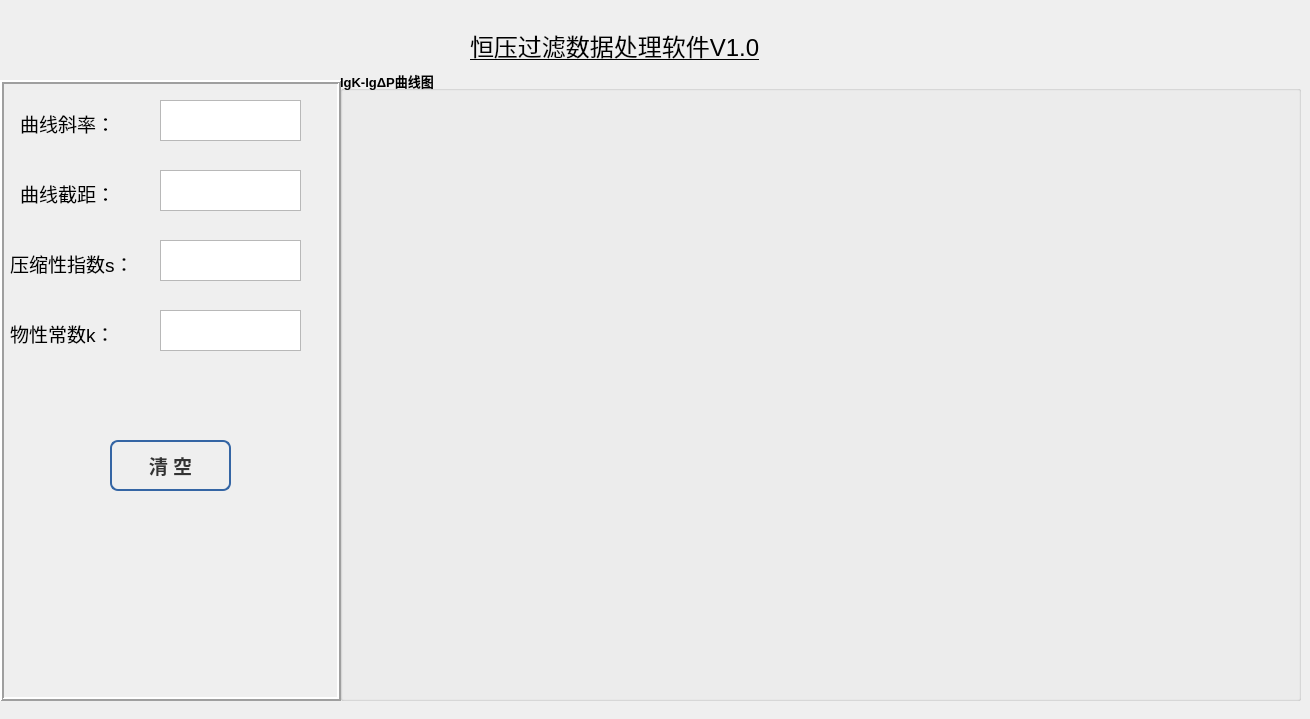
<?xml version="1.0" encoding="UTF-8"?>
<ui version="4.0">
 <class>Page4</class>
 <widget class="QDialog" name="Page4">
  <property name="geometry">
   <rect>
    <x>0</x>
    <y>0</y>
    <width>1310</width>
    <height>719</height>
   </rect>
  </property>
  <property name="windowTitle">
   <string>lgK-lgΔP曲线图</string>
  </property>
  <property name="windowIcon">
   <iconset>
    <normaloff>Resource/icon/File Reco.ico</normaloff>Resource/icon/File Reco.ico</iconset>
  </property>
  <widget class="QGroupBox" name="groupBox">
   <property name="geometry">
    <rect>
     <x>340</x>
     <y>70</y>
     <width>961</width>
     <height>631</height>
    </rect>
   </property>
   <property name="font">
    <font>
     <pointsize>10</pointsize>
     <weight>75</weight>
     <bold>true</bold>
    </font>
   </property>
   <property name="title">
    <string>lgK-lgΔP曲线图</string>
   </property>
  </widget>
  <widget class="QFrame" name="frame_7">
   <property name="geometry">
    <rect>
     <x>0</x>
     <y>80</y>
     <width>341</width>
     <height>621</height>
    </rect>
   </property>
   <property name="styleSheet">
    <string notr="true"/>
   </property>
   <property name="frameShape">
    <enum>QFrame::Box</enum>
   </property>
   <property name="frameShadow">
    <enum>QFrame::Raised</enum>
   </property>
   <property name="lineWidth">
    <number>2</number>
   </property>
   <widget class="QLabel" name="label_7">
    <property name="geometry">
     <rect>
      <x>20</x>
      <y>30</y>
      <width>121</width>
      <height>26</height>
     </rect>
    </property>
    <property name="font">
     <font>
      <pointsize>14</pointsize>
     </font>
    </property>
    <property name="text">
     <string>曲线斜率：</string>
    </property>
   </widget>
   <widget class="QTextEdit" name="textEdit">
    <property name="geometry">
     <rect>
      <x>160</x>
      <y>20</y>
      <width>141</width>
      <height>41</height>
     </rect>
    </property>
    <property name="font">
     <font>
      <pointsize>14</pointsize>
     </font>
    </property>
   </widget>
   <widget class="QLabel" name="label_8">
    <property name="geometry">
     <rect>
      <x>20</x>
      <y>100</y>
      <width>121</width>
      <height>26</height>
     </rect>
    </property>
    <property name="font">
     <font>
      <pointsize>14</pointsize>
     </font>
    </property>
    <property name="text">
     <string>曲线截距：</string>
    </property>
   </widget>
   <widget class="QTextEdit" name="textEdit_2">
    <property name="geometry">
     <rect>
      <x>160</x>
      <y>90</y>
      <width>141</width>
      <height>41</height>
     </rect>
    </property>
    <property name="font">
     <font>
      <pointsize>14</pointsize>
     </font>
    </property>
   </widget>
   <widget class="QTextEdit" name="textEdit_7">
    <property name="geometry">
     <rect>
      <x>160</x>
      <y>230</y>
      <width>141</width>
      <height>41</height>
     </rect>
    </property>
    <property name="font">
     <font>
      <pointsize>14</pointsize>
     </font>
    </property>
   </widget>
   <widget class="QLabel" name="label_21">
    <property name="geometry">
     <rect>
      <x>10</x>
      <y>240</y>
      <width>141</width>
      <height>26</height>
     </rect>
    </property>
    <property name="font">
     <font>
      <pointsize>14</pointsize>
     </font>
    </property>
    <property name="text">
     <string>物性常数k：</string>
    </property>
   </widget>
   <widget class="QTextEdit" name="textEdit_8">
    <property name="geometry">
     <rect>
      <x>160</x>
      <y>160</y>
      <width>141</width>
      <height>41</height>
     </rect>
    </property>
    <property name="font">
     <font>
      <pointsize>14</pointsize>
     </font>
    </property>
   </widget>
   <widget class="QLabel" name="label_22">
    <property name="geometry">
     <rect>
      <x>10</x>
      <y>170</y>
      <width>141</width>
      <height>26</height>
     </rect>
    </property>
    <property name="font">
     <font>
      <pointsize>14</pointsize>
     </font>
    </property>
    <property name="text">
     <string>压缩性指数s：</string>
    </property>
   </widget>
   <widget class="QPushButton" name="pushButton_2">
    <property name="geometry">
     <rect>
      <x>110</x>
      <y>360</y>
      <width>121</width>
      <height>51</height>
     </rect>
    </property>
    <property name="font">
     <font>
      <family>Arial</family>
      <pointsize>14</pointsize>
      <weight>75</weight>
      <italic>false</italic>
      <bold>true</bold>
     </font>
    </property>
    <property name="styleSheet">
     <string notr="true"> QPushButton {
color: #333;
border: 2px solid #3465a4;
font:bold 14pt &quot;Arial&quot;;
text-align:center;
border-radius: 8px;
padding: 5px;
background: qradialgradient(cx: 0.3, cy: -0.4,
fx: 0.3, fy: -0.4,
radius: 1.89, stop: 0 #fff, stop: 1 #888a85);
min-width: 80px;
}

QPushButton:hover {
background: qradialgradient(cx: 0.3, cy: -0.4,
fx: 0.3, fy: -0.4,
radius: 1.89, stop: 0 #fff, stop: 1 #898a88);
}

 QPushButton:pressed {
background: qradialgradient(cx: 0.4, cy: -0.1,
fx: 0.4, fy: -0.1,
radius: 1.89, stop: 0 #fff, stop: 1 #8a8a89);
}</string>
    </property>
    <property name="text">
     <string>清 空</string>
    </property>
   </widget>
  </widget>
  <widget class="QLabel" name="label_2">
   <property name="geometry">
    <rect>
     <x>470</x>
     <y>10</y>
     <width>371</width>
     <height>71</height>
    </rect>
   </property>
   <property name="font">
    <font>
     <pointsize>18</pointsize>
     <underline>true</underline>
    </font>
   </property>
   <property name="text">
    <string>恒压过滤数据处理软件V1.0</string>
   </property>
  </widget>
 </widget>
 <resources/>
 <connections/>
</ui>
